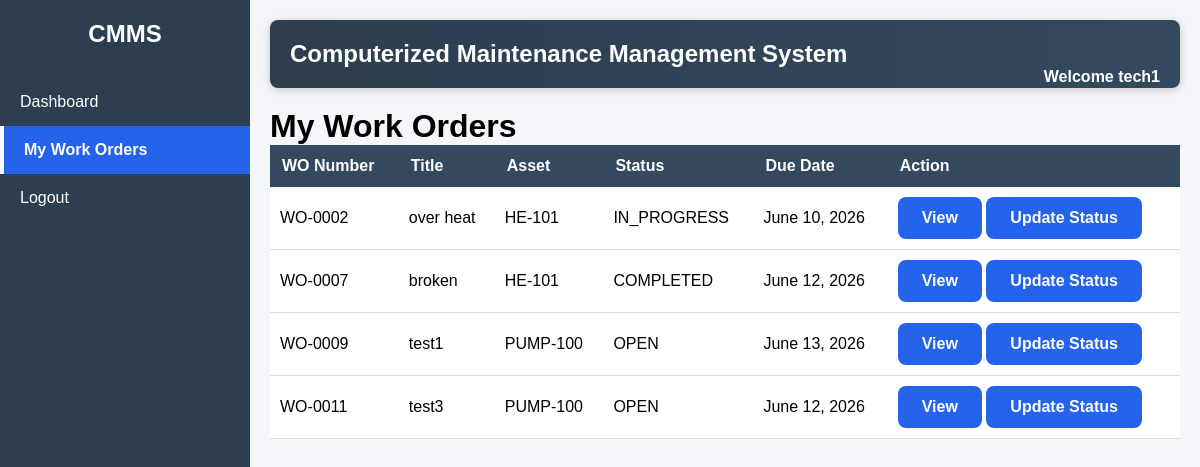
The app's page /workorders/my-work-orders/ (signed in), older data.
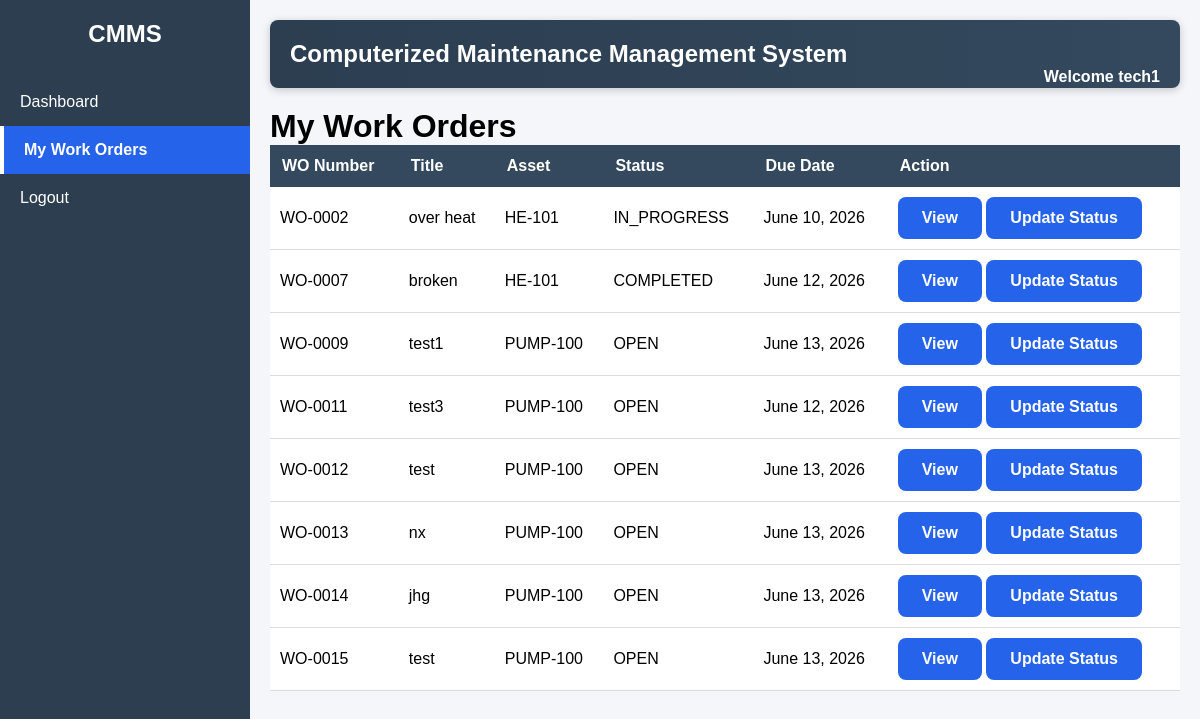
The same page, newer data.
### workorders/models.py (models this page shows, shortened)
class WorkOrder(models.Model):
    STATUS_CHOICES = [
        ('OPEN', 'Open'),
        ('IN_PROGRESS', 'In Progress'),
        ('COMPLETED', 'Completed'),
    ]
    work_order_number = models.CharField(
        max_length=20,
        unique=True,
        blank=True
    )
    title = models.CharField(
        max_length=200
    )
    description = models.TextField()
    asset = models.ForeignKey(
        Asset,
        on_delete=models.CASCADE
    )
    status = models.CharField(
        max_length=20,
        choices=STATUS_CHOICES,
        default='OPEN'
    )
    created_date = models.DateField(
        auto_now_add=True
    )
    updated_date = models.DateTimeField(
        auto_now=True
    )
    assigned_to = models.ForeignKey(
        User,
        on_delete=models.SET_NULL,
        null=True,
        blank=True,
        related_name='assigned_work_orders'
    )
    due_date = models.DateField(
        null=True,
        blank=True
    )

### assets/models.py (models this page shows, shortened)
class Asset(models.Model):
    STATUS_CHOICES = [
        ('ACTIVE', 'Active'),
        ('INACTIVE', 'Inactive'),
        ('UNDER_MAINTENANCE', 'Under Maintenance'),
    ]
    CRITICALITY_CHOICES = [
        ('LOW', 'Low'),
        ('MEDIUM', 'Medium'),
        ('HIGH', 'High'),
    ]
    asset_code = models.CharField(max_length=50, unique=True)
    name = models.CharField(max_length=200)
    installation_date = models.DateField()
    status = models.CharField(
        max_length=20,
        choices=STATUS_CHOICES,
        default='ACTIVE'
    )
    criticality = models.CharField(
        max_length=10,
        choices=CRITICALITY_CHOICES,
        default='MEDIUM'
    )
    created_at = models.DateTimeField(auto_now_add=True)
    updated_at = models.DateTimeField(auto_now=True)

### workorders/views.py (the view)
# urls.py: path('my-work-orders/',my_work_orders,name='my_work_orders'),
@login_required
@user_passes_test(is_technician)
def my_work_orders(request):
    work_orders = get_work_orders_for_technician(
        request.user
    )
    return render(
        request,
        'workorders/my_work_orders.html',
        {
            'work_orders': work_orders,
            'current_page': 'myworkorders',
        }
    )

### accounts/context_processors.py (called while the page is built)
def user_roles(request):
    if not request.user.is_authenticated:
        return {}
    return {
        'is_admin': is_admin(request.user),
        'is_manager': is_manager(request.user),
        'is_technician': is_technician(request.user),
        'is_admin_or_manager': is_admin_or_manager(request.user),
    }

### accounts/permissions.py (called while the page is built)
def is_admin(user):
    return user.groups.filter(name='Admin').exists()

def is_manager(user):
    return user.groups.filter(name='Manager').exists()

def is_technician(user):
    return user.groups.filter(name='Technician').exists()

def is_admin_or_manager(user):
    return (
        is_admin(user)
        or
        is_manager(user)
    )

### workorders/services.py (called while the page is built)
def get_work_orders_for_technician(user):
    return WorkOrder.objects.filter(
        assigned_to=user
    )

### templates/workorders/my_work_orders.html
{% extends 'base.html' %}
{% block content %}
<h1>My Work Orders</h1>
<table>
    <tr>
        <th>WO Number</th>
        <th>Title</th>
        <th>Asset</th>
        <th>Status</th>
        <th>Due Date</th>
        <th>Action</th>
    </tr>
    {% for work_order in work_orders %}
    <tr>
        <td>{{ work_order.work_order_number }}</td>
        <td>{{ work_order.title }}</td>
        <td>{{ work_order.asset.asset_code }}</td>
        <td>{{ work_order.status }}</td>
        <td>{{ work_order.due_date }}</td>
        <td>
            <a href="{% url 'work_order_detail' work_order.id %}"
               class="action-btn">
                View
            </a>
            <a href="{% url 'update_work_order_status' work_order.id %}"
                class="action-btn">
                Update Status
            </a>
        </td>
    </tr>
    {% empty %}
    <tr>
        <td colspan="6">
            No work orders assigned.
        </td>
    </tr>
    {% endfor %}
</table>
{% endblock %}

Row changes from the older to the newer data that the page shows:
added WorkOrder: work_order_number "WO-0012", title "test", asset.asset_code "PUMP-100", status "OPEN", due_date "June 13, 2026"
added WorkOrder: work_order_number "WO-0013", title "nx", asset.asset_code "PUMP-100", status "OPEN", due_date "June 13, 2026"
added WorkOrder: work_order_number "WO-0014", title "jhg", asset.asset_code "PUMP-100", status "OPEN", due_date "June 13, 2026"
added WorkOrder: work_order_number "WO-0015", title "test", asset.asset_code "PUMP-100", status "OPEN", due_date "June 13, 2026"
